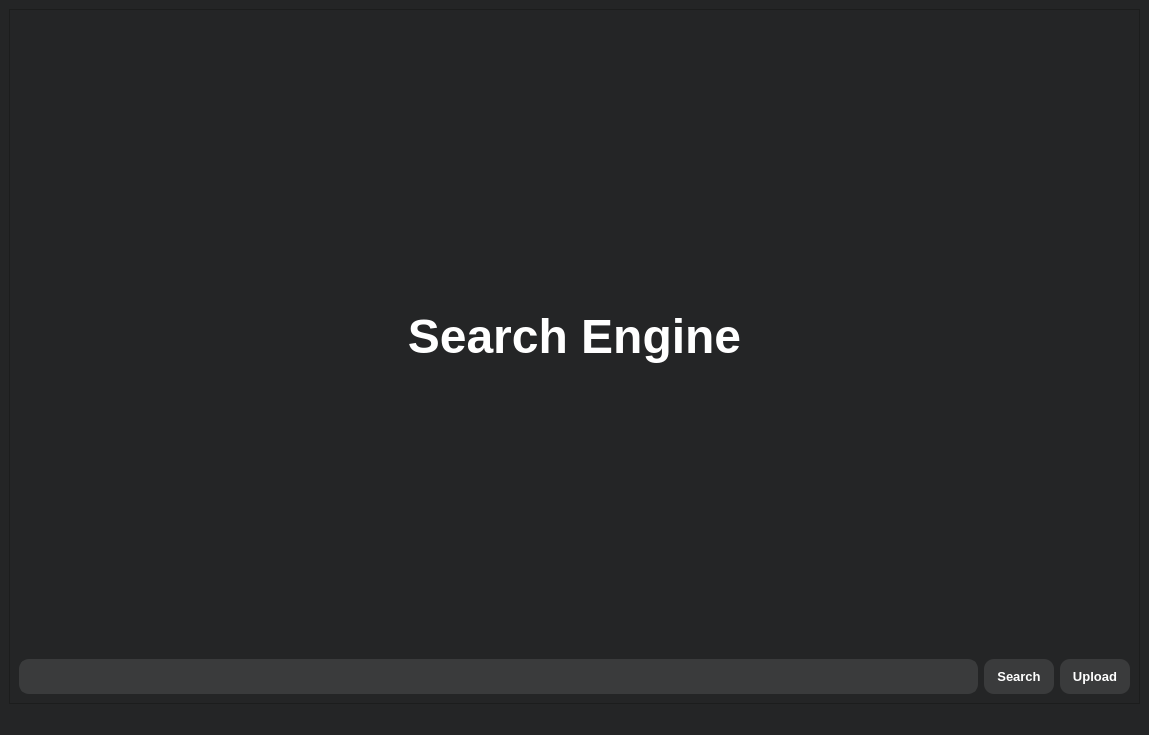
<?xml version="1.0" encoding="UTF-8"?>
<ui version="4.0">
 <class>MainWindow</class>
 <widget class="QMainWindow" name="MainWindow">
  <property name="geometry">
   <rect>
    <x>0</x>
    <y>0</y>
    <width>1149</width>
    <height>735</height>
   </rect>
  </property>
  <property name="windowTitle">
   <string>MainWindow</string>
  </property>
  <property name="styleSheet">
   <string notr="true">background-color: rgb(36, 37, 38);</string>
  </property>
  <widget class="QWidget" name="centralwidget">
   <layout class="QGridLayout" name="gridLayout_4">
    <item row="0" column="0">
     <widget class="QScrollArea" name="scrollArea">
      <property name="widgetResizable">
       <bool>true</bool>
      </property>
      <widget class="QWidget" name="scrollAreaWidgetContents_2">
       <property name="geometry">
        <rect>
         <x>0</x>
         <y>0</y>
         <width>1125</width>
         <height>660</height>
        </rect>
       </property>
       <layout class="QGridLayout" name="gridLayout_7">
        <item row="1" column="0">
         <widget class="QLineEdit" name="searchBar">
          <property name="enabled">
           <bool>true</bool>
          </property>
          <property name="minimumSize">
           <size>
            <width>0</width>
            <height>35</height>
           </size>
          </property>
          <property name="font">
           <font>
            <pointsize>12</pointsize>
           </font>
          </property>
          <property name="cursor">
           <cursorShape>IBeamCursor</cursorShape>
          </property>
          <property name="toolTip">
           <string>&lt;html&gt;&lt;head/&gt;&lt;body&gt;&lt;p&gt;&lt;br/&gt;&lt;/p&gt;&lt;/body&gt;&lt;/html&gt;</string>
          </property>
          <property name="styleSheet">
           <string notr="true">background-color: rgb(58, 59, 60);
color: rgb(255, 255, 255);
border: 2px solid rgb(58, 59, 60);
border-radius: 10px</string>
          </property>
         </widget>
        </item>
        <item row="1" column="1">
         <widget class="QPushButton" name="startSearch">
          <property name="minimumSize">
           <size>
            <width>70</width>
            <height>35</height>
           </size>
          </property>
          <property name="font">
           <font>
            <pointsize>10</pointsize>
            <weight>75</weight>
            <bold>true</bold>
           </font>
          </property>
          <property name="styleSheet">
           <string notr="true">background-color: rgb(58, 59, 60);
color: rgb(255, 255, 255);
border-radius: 10px</string>
          </property>
          <property name="text">
           <string>Search</string>
          </property>
          <property name="shortcut">
           <string>Return</string>
          </property>
         </widget>
        </item>
        <item row="1" column="2">
         <widget class="QPushButton" name="imgUpload">
          <property name="minimumSize">
           <size>
            <width>70</width>
            <height>35</height>
           </size>
          </property>
          <property name="font">
           <font>
            <pointsize>10</pointsize>
            <weight>75</weight>
            <bold>true</bold>
           </font>
          </property>
          <property name="styleSheet">
           <string notr="true">background-color: rgb(58, 59, 60);
color: rgb(255, 255, 255);
border-radius: 10px</string>
          </property>
          <property name="text">
           <string>Upload</string>
          </property>
         </widget>
        </item>
        <item row="0" column="0" colspan="3">
         <widget class="QLabel" name="label">
          <property name="font">
           <font>
            <family>MS Shell Dlg 2</family>
            <pointsize>36</pointsize>
            <weight>75</weight>
            <bold>true</bold>
           </font>
          </property>
          <property name="styleSheet">
           <string notr="true">color: rgb(255, 255, 255);</string>
          </property>
          <property name="text">
           <string>Search Engine</string>
          </property>
          <property name="alignment">
           <set>Qt::AlignCenter</set>
          </property>
         </widget>
        </item>
        <item row="2" column="0" colspan="3">
         <layout class="QGridLayout" name="gridL"/>
        </item>
       </layout>
      </widget>
     </widget>
    </item>
   </layout>
  </widget>
  <widget class="QMenuBar" name="menubar">
   <property name="geometry">
    <rect>
     <x>0</x>
     <y>0</y>
     <width>1149</width>
     <height>26</height>
    </rect>
   </property>
  </widget>
  <widget class="QStatusBar" name="statusbar"/>
 </widget>
 <resources/>
 <connections/>
</ui>
